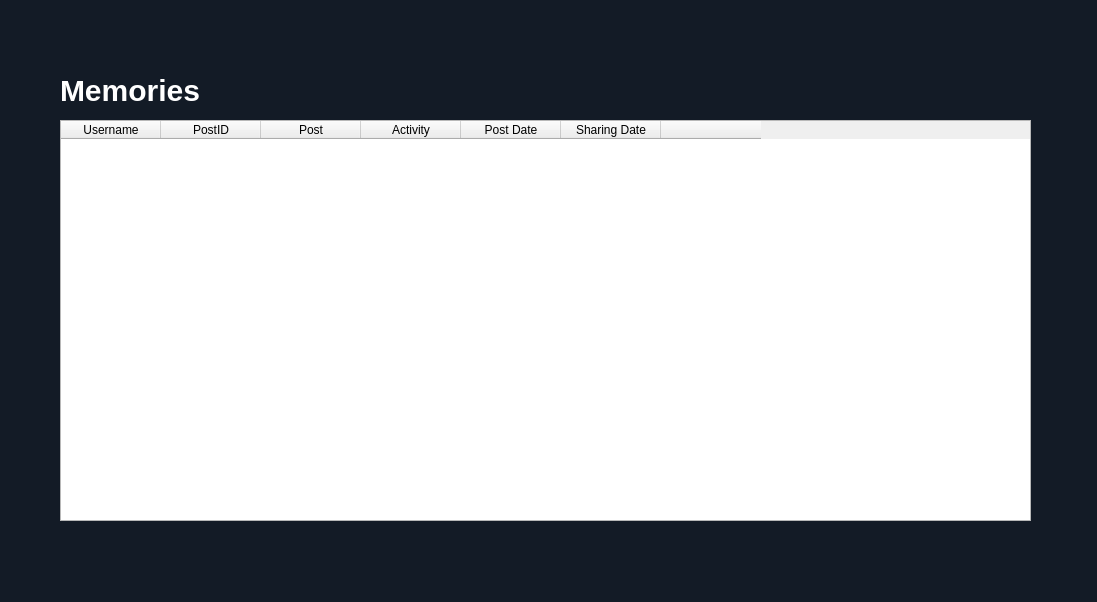
<?xml version="1.0" encoding="UTF-8"?>
<ui version="4.0">
 <class>MemoryView</class>
 <widget class="QDialog" name="MemoryView">
  <property name="geometry">
   <rect>
    <x>0</x>
    <y>0</y>
    <width>1097</width>
    <height>602</height>
   </rect>
  </property>
  <property name="windowTitle">
   <string>Dialog</string>
  </property>
  <property name="styleSheet">
   <string notr="true">QDialog{
	background-color:#131B26;
}</string>
  </property>
  <widget class="QLabel" name="labelpara">
   <property name="geometry">
    <rect>
     <x>60</x>
     <y>60</y>
     <width>821</width>
     <height>61</height>
    </rect>
   </property>
   <property name="styleSheet">
    <string notr="true">QLabel#labelpara{
	color: #fff;
	font-size: 30px;
	font-weight: 600;
	font-family: 'Lato';
}</string>
   </property>
   <property name="text">
    <string>Memories</string>
   </property>
  </widget>
  <widget class="QTableWidget" name="tableWidget">
   <property name="geometry">
    <rect>
     <x>60</x>
     <y>120</y>
     <width>971</width>
     <height>401</height>
    </rect>
   </property>
   <property name="styleSheet">
    <string notr="true">QTableWidget {
  color: #222; /* Dark, rich black */
  font-family: &quot;Loto&quot;, sans-serif; /* Ensure fallback font */
  padding: 10px;
  background-color: #f5f5f5; /* Light gray background */
  border: 1px solid #ddd; /* Subtle light gray border */
  border-radius: 5px; /* Gentle rounded corners */

  /* Optional: Add hover effect for a touch of interactivity */
  QTableWidget::item:hover {
    background-color: #eee; /* Slightly lighter gray on hover */
  }

  /* Optional: Add a subtle shadow for depth (adjust as needed) */
  QTableWidget {
    box-shadow: 0 1px 3px rgba(0, 0, 0, 0.1);
  }
}

/* Optional: Style the list items (text) for better readability */
QTableWidget::item {
  color: inherit; /* Inherit the dark black color from the parent */
}
</string>
   </property>
   <column>
    <property name="text">
     <string>Username</string>
    </property>
   </column>
   <column>
    <property name="text">
     <string>PostID</string>
    </property>
   </column>
   <column>
    <property name="text">
     <string>Post</string>
    </property>
   </column>
   <column>
    <property name="text">
     <string>Activity</string>
    </property>
   </column>
   <column>
    <property name="text">
     <string>Post Date</string>
    </property>
   </column>
   <column>
    <property name="text">
     <string>Sharing Date</string>
    </property>
   </column>
   <column>
    <property name="text">
     <string/>
    </property>
   </column>
  </widget>
 </widget>
 <resources/>
 <connections/>
</ui>
